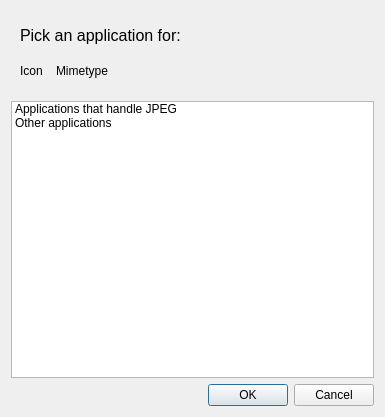
<?xml version="1.0" encoding="UTF-8"?>
<ui version="4.0">
 <class>ApplicationChooser</class>
 <widget class="QDialog" name="ApplicationChooser">
  <property name="geometry">
   <rect>
    <x>0</x>
    <y>0</y>
    <width>385</width>
    <height>417</height>
   </rect>
  </property>
  <property name="windowTitle">
   <string>Application Chooser</string>
  </property>
  <property name="modal">
   <bool>true</bool>
  </property>
  <layout class="QVBoxLayout" name="verticalLayout">
   <item>
    <widget class="QFrame" name="frame_2">
     <property name="frameShape">
      <enum>QFrame::NoFrame</enum>
     </property>
     <property name="frameShadow">
      <enum>QFrame::Raised</enum>
     </property>
     <layout class="QGridLayout" name="gridLayout">
      <item row="0" column="0" colspan="2">
       <widget class="QLabel" name="headingLabel">
        <property name="sizePolicy">
         <sizepolicy hsizetype="Expanding" vsizetype="Fixed">
          <horstretch>0</horstretch>
          <verstretch>0</verstretch>
         </sizepolicy>
        </property>
        <property name="minimumSize">
         <size>
          <width>0</width>
          <height>30</height>
         </size>
        </property>
        <property name="font">
         <font>
          <pointsize>12</pointsize>
         </font>
        </property>
        <property name="text">
         <string>Pick an application for:</string>
        </property>
       </widget>
      </item>
      <item row="1" column="0">
       <widget class="QLabel" name="mimetypeIconLabel">
        <property name="sizePolicy">
         <sizepolicy hsizetype="Fixed" vsizetype="Fixed">
          <horstretch>0</horstretch>
          <verstretch>0</verstretch>
         </sizepolicy>
        </property>
        <property name="minimumSize">
         <size>
          <width>30</width>
          <height>30</height>
         </size>
        </property>
        <property name="text">
         <string notr="true">Icon</string>
        </property>
       </widget>
      </item>
      <item row="1" column="1">
       <widget class="QLabel" name="mimetypeLabel">
        <property name="text">
         <string notr="true">Mimetype</string>
        </property>
       </widget>
      </item>
     </layout>
    </widget>
   </item>
   <item>
    <widget class="QTreeWidget" name="applicationTreeWidget">
     <property name="minimumSize">
      <size>
       <width>240</width>
       <height>200</height>
      </size>
     </property>
     <property name="editTriggers">
      <set>QAbstractItemView::NoEditTriggers</set>
     </property>
     <property name="showDropIndicator" stdset="0">
      <bool>false</bool>
     </property>
     <property name="selectionBehavior">
      <enum>QAbstractItemView::SelectRows</enum>
     </property>
     <property name="rootIsDecorated">
      <bool>false</bool>
     </property>
     <property name="itemsExpandable">
      <bool>false</bool>
     </property>
     <property name="headerHidden">
      <bool>true</bool>
     </property>
     <attribute name="headerVisible">
      <bool>false</bool>
     </attribute>
     <column>
      <property name="text">
       <string>1</string>
      </property>
     </column>
     <item>
      <property name="text">
       <string>Applications that handle JPEG</string>
      </property>
      <item>
       <property name="text">
        <string/>
       </property>
      </item>
      <item>
       <property name="text">
        <string>New Subitem</string>
       </property>
      </item>
      <item>
       <property name="text">
        <string>New Subitem</string>
       </property>
      </item>
     </item>
     <item>
      <property name="text">
       <string>Other applications</string>
      </property>
      <item>
       <property name="text">
        <string>New Subitem</string>
       </property>
      </item>
      <item>
       <property name="text">
        <string>New Subitem</string>
       </property>
      </item>
     </item>
    </widget>
   </item>
   <item>
    <widget class="QDialogButtonBox" name="buttonBox">
     <property name="layoutDirection">
      <enum>Qt::LeftToRight</enum>
     </property>
     <property name="orientation">
      <enum>Qt::Horizontal</enum>
     </property>
     <property name="standardButtons">
      <set>QDialogButtonBox::Cancel|QDialogButtonBox::Ok</set>
     </property>
    </widget>
   </item>
  </layout>
 </widget>
 <resources/>
 <connections>
  <connection>
   <sender>buttonBox</sender>
   <signal>accepted()</signal>
   <receiver>ApplicationChooser</receiver>
   <slot>accept()</slot>
   <hints>
    <hint type="sourcelabel">
     <x>248</x>
     <y>254</y>
    </hint>
    <hint type="destinationlabel">
     <x>157</x>
     <y>274</y>
    </hint>
   </hints>
  </connection>
  <connection>
   <sender>buttonBox</sender>
   <signal>rejected()</signal>
   <receiver>ApplicationChooser</receiver>
   <slot>reject()</slot>
   <hints>
    <hint type="sourcelabel">
     <x>316</x>
     <y>260</y>
    </hint>
    <hint type="destinationlabel">
     <x>286</x>
     <y>274</y>
    </hint>
   </hints>
  </connection>
 </connections>
</ui>
